Frame 1 (no input): blank canvas, image omitted
Frame 60 (no input): blank canvas, image omitted
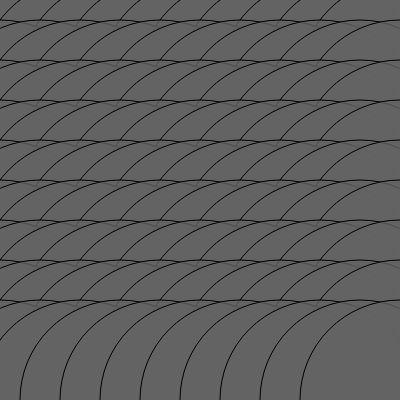
Frame 120 (the mouse pressed at the canvas centre since frame 60)

The p5.js sketch whose frames 1 and 60 were blank and that drew this single picture after the mouse press (run headless with seeded random() and noise() and a simulated clock; from frame 60 on, the mouse is pressed at the canvas centre):

// p5.js sketch
// ── sketch.js
function setup() {
  createCanvas(400, 400);
}

function draw() {
  background(0);
  for (var y = 0; y <= height; y+=40){
    for (var x = 0; x <= width; x+=40){
      fill(mouseX/2, mouseY/2, 100, 200);
      ellipse(x, y, mouseX, mouseX);
    }
  }
}
